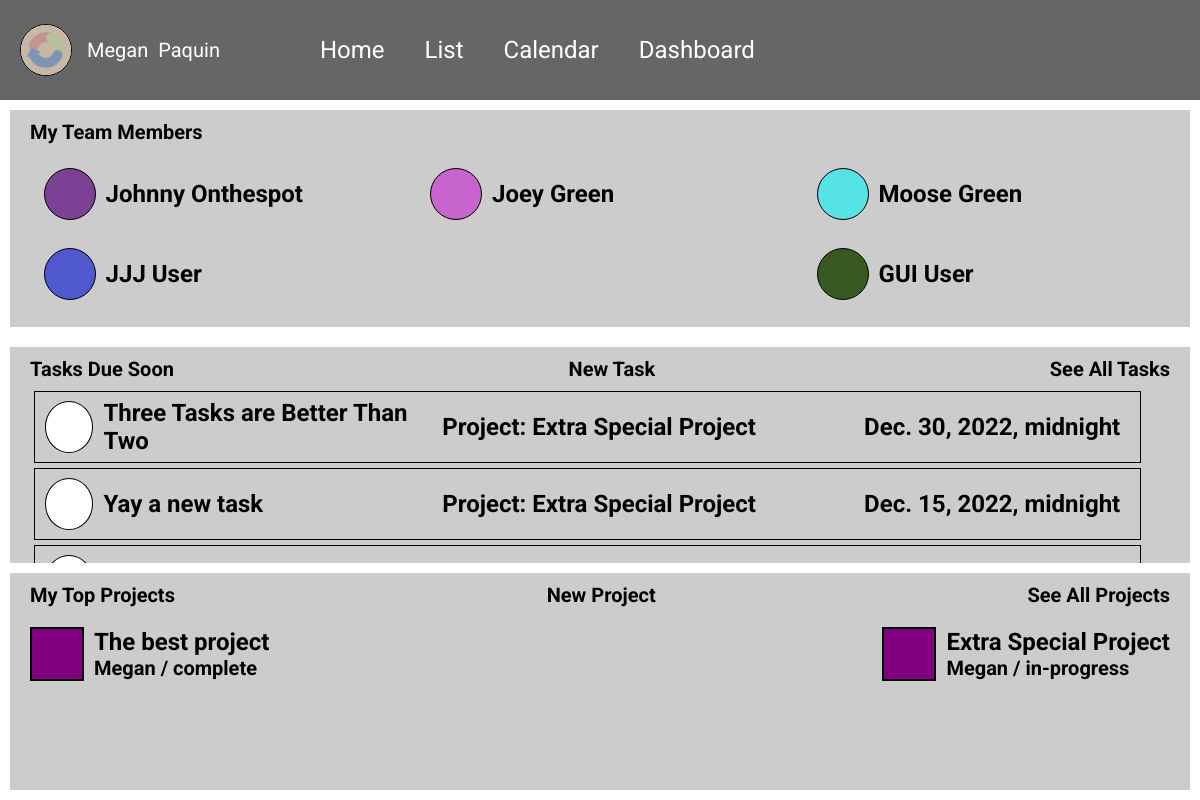
Screenshot of /home (signed in) with the database file from the repository.
### accounts/models.py (models this page shows, shortened)
class CustomUser(AbstractBaseUser, PermissionsMixin):
    email = models.EmailField(_('email address'), unique=True)
    is_staff = models.BooleanField(default=False)
    is_active = models.BooleanField(default=True)
    date_joined = models.DateTimeField(default=timezone.now)
    USERNAME_FIELD = 'email'
    REQUIRED_FIELDS = []
    color = models.CharField(max_length=7, default="#FFFFFF")
    first_name = models.CharField(max_length=128)
    last_name = models.CharField(max_length=128)
    phone = models.CharField(max_length=9, null=True)
    image = models.ImageField(upload_to='images/', default='default_img.png')
    objects = CustomUserManager()

### tasks/models.py (models this page shows, shortened)
class Task(models.Model):
    task_name = models.CharField(max_length=120)
    task_summary = models.TextField()
    task_details = models.TextField()
    created_on = models.DateTimeField(auto_now_add=True)
    deadline = models.DateTimeField()
    assignee = models.ForeignKey(
        get_user_model(),
        on_delete=models.CASCADE,
        related_name="task_assignee"
    )
    author = models.ForeignKey(
        get_user_model(),
        on_delete=models.CASCADE,
        related_name="task_author"
    )
    status = models.ForeignKey(
        Status,
        on_delete=models.CASCADE,
        blank = True,
        null = True
    )
    project = models.ForeignKey(
        Project,
        on_delete=models.CASCADE,
        blank=True,
        null=True
    )
    priority = models.ForeignKey(
        Priority,
        on_delete=models.CASCADE,
        blank = True,
        null = True
    )

### projects/models.py (models this page shows, shortened)
class Project(models.Model):
    title = models.CharField(max_length=120)
    summary = models.TextField()
    deadline = models.DateTimeField()
    created_on = models.DateTimeField(auto_now_add=True)
    author = models.ForeignKey(
        get_user_model(),
        on_delete=models.CASCADE,
        related_name="project_author"
    )
    status = models.ForeignKey(
        Status,
        on_delete=models.CASCADE,
        blank = True,
        null = True
    )
    members = models.ManyToManyField(CustomUser)
    def __str__(self):
        return self.title

class Status(models.Model):
    name = models.CharField(max_length=128)
    description = models.CharField(max_length=128)
    def __str__(self):
        return self.name

### pages/views.py (the view)
# urls.py: path('home', HomePageView.as_view(), name="home"),
class HomePageView(TemplateView):
    template_name = "pages/home.html"
    def get_context_data(self, **kwargs):
        context = super().get_context_data(**kwargs)
        assigned = Status.objects.get(name="assigned")
        context['assigned_tasks'] = Task.objects.filter(status=assigned).order_by('deadline').reverse().order_by('priority')[0:3]
        progress = Status.objects.get(name="in-progress")
        context['progress_tasks'] = Task.objects.filter(status=progress).order_by('deadline').reverse()[0:3]
        context['projects'] = Project.objects.order_by('deadline')
        context['images'] = CustomUser.objects.all()
        context['teams'] = Team.objects.all()
        return context

### templates/pages/home.html (shortened to what this page needs)
{% extends 'base.html' %}
{% load static %}
{% block links %}
<link rel="stylesheet" href="{% static 'css/home.css' %}" />
{% endblock links %}
{% block contents %}
    {% if user.is_staff %}
        <div class="team-section">
            <div class="section-label">
                <h5>My Team Members</h5>
            </div>
            <div class="team-flexbox">
                {% for team in teams %}
                    {% for member in team.members.all %}
                    <div class="team-member">
                        <span class="circle" style="background-color:{{member.color}}"></span>
                        <h4><strong>{{ member.first_name }} {{ member.last_name}}</strong></h4>
                    </div>
                    {% endfor %}
                {% endfor %}
            </div>
        </div>
    {% endif %}
    {% if user.is_active %}
        <div class="task-section">
            <div class="section-label">
                <h5>Tasks Due Soon</h5>
                <a href="{% url 'task-new' %}"><h5>New Task</h5></a>
                <a href="{% url 'list' %}"><h5>See All Tasks</h5></a>
            </div>
            {% for task in progress_tasks %}
                {% if user == task.assignee %}
                <div class="individual-task">
                    <span class="circle"></span>
                    <h4><strong><a href="{% url 'task-detail' task.id%}">{{ task.task_name }}</a></strong></h4>
                    <h4>Project: {{ task.project }}</h4>
                    <h4 class="task-due">{{ task.deadline}}</h4>
                </div>
                {% endif %}
            {% endfor %}
        </div>
        <div class="project-section">
            <div class="section-label">
                <h5>My Top Projects</h5>
                {% if user.is_staff %}
                <a href="{% url 'project-new' %}"><h5>New Project</h5></a>
                {% endif %}
                <a href=""><h5>See All Projects</h5></a>
            </div>
            <div class="project-flexbox">
                {% for project in projects %}
                    {% if user == project.assignee %}
                    <div class="individual-project">
                        <span class="square"></span>
                        <div class="details">
                            <h4><a href="{% url 'project-detail' project.id%}">{{ project.title }}</a></h4>
                            <h5>{{ project.author.first_name }} / {{ project.status }}</h5>
                        </div>
                    </div>
                    {% elif user == project.author %}
                    <div class="individual-project">
                        <span class="square"></span>
                        <div class="details">
                            <h4><a href="{% url 'project-detail' project.id%}">{{ project.title }}</a></h4>
                            <h5>{{ project.author.first_name }} / {{ project.status }}</h5>
                        </div>
                    </div>
                    {% endif %}
                {% endfor %}
            </div>
        </div>
    {% endif %}
{% endblock contents %}

### templates/base.html (shortened to what this page needs)
{% load static %}
<!DOCTYPE html>
<html lang="en">
<head>
    {% block links %}
    {% endblock links %}
    <link rel="stylesheet" href="{% static 'css/base.css' %}">
    <link rel="stylesheet" href="{% static 'css/page-layout.css' %}">
</head>
<body>
    <div class="row-container">
        <div class="column-container column">
            <div class="row-container top-nav">
                <div class="name-group">
                    <img src="{{ user.image.url }}" alt="user profile image" class="user-circle">
                    {% if user.is_authenticated %}
                        <span>{{ user.first_name }}</span>
                        <span>{{ user.last_name }}</span>
                    {% endif %}
                </div>
                <a href="{% url 'home' %}">Home</a>
                <a href="{% url 'list' %}">List</a>
                <a href="{% url 'calendar' %}">Calendar</a>
                <a href="{% url 'dashboard' %}">Dashboard</a>
            </div>
            <div class="column-container contents">
                {% block contents %}
                {% endblock contents %}
            </div>
        </div>
    </div>
</body>
</html>

### static/css/home.css (style rules this page uses)
.individual-task { display: flex; flex-direction: row; width: 92%; height: 70px; border: 1px solid black; margin: 5px 2%; align-items: center; padding-right: 20px; }
.circle { width: 50px; height: 50px; background-color: #FFF ; border: 1px solid black; border-radius: 50%; margin: auto 10px; }
.individual-task h4 { width: calc(100% / 3); }
.task-due { text-align: right; }
.project-flexbox { display: flex; flex-direction: row; flex-wrap: wrap; justify-content: space-between; align-content: space-between; }
.square { width: 50px; height: 50px; background-color: purple; border: 2px solid black; }
.details { display: flex; flex-direction: column; margin-left: 10px; }
.individual-project { display: flex; flex-direction: row; align-items: center; width: fit-content; padding: 10px 20px; }
.task-section { flex: 1; background: #CCC; margin: 10px; align-items: center; overflow: scroll; scroll-behavior: auto; }
.project-section { flex: 1; background: #CCC; margin: 10px; margin-top: 0; overflow: auto; scroll-behavior: auto; }
.team-member { display: flex; flex-direction: row; width: 30%; height: 70px; margin: 5px 0; align-items: center; padding-right: 20px; }
.team-section { flex: 1; background: #CCC; margin: 10px; align-items: center; overflow: auto; scroll-behavior: auto; }
.team-flexbox { display: flex; flex-direction: row; flex-wrap: wrap; justify-content: space-between; align-content: space-between; margin: 0px 2%; }

### static/css/base.css (style rules this page uses)
* { padding: 0; margin: 0; }
html { padding: 0; margin-right: 0; }
a { color: inherit; }
body { background-color: #333333; font-family: 'Roboto', sans-serif; color: #FFF; }
h4 { font-size: 24px; }
h5 { font-size: 20px; }
.row-container { display: flex; width: 100%; flex-direction: row; flex-wrap: wrap; justify-content: center; align-items: center; margin: 0; padding: 0; }
.column-container { display: flex; width: 100%; flex-direction: column; align-content: left; margin: 0; padding: 0; }
a { text-decoration: none; color: black; }
.top-nav a { color: #FFF; }

### static/css/page-layout.css (style rules this page uses)
.user-circle { width: 50px; height: 50px; background-color: #FFF ; border: 1px solid black; border-radius: 50%; margin: auto 10px; }
.column { flex: 5; width: 100%; }
.top-nav { background-color: #666; height: 100px; font-size: 24px; justify-content: left; }
.contents { background-color: #fff; color: black; height: calc(100vh - 100px); }
.name-group { display: flex; flex-direction: row; flex-wrap: none; margin-left: 10px; margin-right: 75px; font-size: 20px; align-items: center; }
.name-group span { margin: 0 5px; }
.top-nav a { margin: auto 20px; }
.section-label { display: flex; flex-direction: row; justify-content: space-between; margin: 10px 20px; padding: 0; font-size: 24px; font-weight: 100; }

### rows the page displays
CustomUser: image (picture), first_name "Megan", last_name "Paquin"
CustomUser: first_name "Johnny", last_name "Onthespot"
CustomUser: first_name "Joey", last_name "Green"
CustomUser: first_name "Moose", last_name "Green"
CustomUser: first_name "JJJ", last_name "User"
CustomUser: first_name "GUI", last_name "User"
Task: task_name "Three Tasks are Better Than Two", project "Extra Special Project", deadline "Dec. 30, 2022, midnight"
Task: task_name "Yay a new task", project "Extra Special Project", deadline "Dec. 15, 2022, midnight"
Project: title "The best project", author.first_name "Megan", status "complete"
Project: title "Extra Special Project", author.first_name "Megan", status "in-progress"
